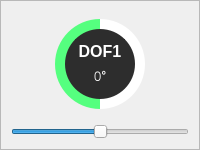
                         <widget class="QFrame" name="frame_12">
                          <property name="sizePolicy">
                           <sizepolicy hsizetype="Preferred" vsizetype="Fixed">
                            <horstretch>0</horstretch>
                            <verstretch>0</verstretch>
                           </sizepolicy>
                          </property>
                          <property name="minimumSize">
                           <size>
                            <width>0</width>
                            <height>150</height>
                           </size>
                          </property>
                          <property name="frameShape">
                           <enum>QFrame::StyledPanel</enum>
                          </property>
                          <property name="frameShadow">
                           <enum>QFrame::Raised</enum>
                          </property>
                          <layout class="QVBoxLayout" name="verticalLayout_16">
                           <property name="leftMargin">
                            <number>10</number>
                           </property>
                           <property name="topMargin">
                            <number>10</number>
                           </property>
                           <property name="rightMargin">
                            <number>10</number>
                           </property>
                           <property name="bottomMargin">
                            <number>10</number>
                           </property>
                           <item>
                            <widget class="QFrame" name="circularProgressBar_Main">
                             <property name="styleSheet">
                              <string notr="true">background-color: none;</string>
                             </property>
                             <property name="frameShape">
                              <enum>QFrame::NoFrame</enum>
                             </property>
                             <property name="frameShadow">
                              <enum>QFrame::Raised</enum>
                             </property>
                             <layout class="QHBoxLayout" name="horizontalLayout_13">
                              <property name="spacing">
                               <number>0</number>
                              </property>
                              <property name="leftMargin">
                               <number>0</number>
                              </property>
                              <property name="topMargin">
                               <number>0</number>
                              </property>
                              <property name="rightMargin">
                               <number>0</number>
                              </property>
                              <property name="bottomMargin">
                               <number>0</number>
                              </property>
                              <item>
                               <widget class="QFrame" name="circularProgress1">
                                <property name="sizePolicy">
                                 <sizepolicy hsizetype="Preferred" vsizetype="Preferred">
                                  <horstretch>80</horstretch>
                                  <verstretch>80</verstretch>
                                 </sizepolicy>
                                </property>
                                <property name="minimumSize">
                                 <size>
                                  <width>90</width>
                                  <height>90</height>
                                 </size>
                                </property>
                                <property name="maximumSize">
                                 <size>
                                  <width>90</width>
                                  <height>90</height>
                                 </size>
                                </property>
                                <property name="styleSheet">
                                 <string notr="true">QFrame{
	border-radius: 45px;	
	background-color: qconicalgradient(cx:0.5, cy:0.5, angle:270, stop:0.5 rgba(85,    255, 127, 255), stop:0.499 rgba(255, 255, 255, 255));
}</string>
                                </property>
                                <property name="frameShape">
                                 <enum>QFrame::NoFrame</enum>
                                </property>
                                <property name="frameShadow">
                                 <enum>QFrame::Raised</enum>
                                </property>
                                <layout class="QVBoxLayout" name="verticalLayout_15">
                                 <property name="leftMargin">
                                  <number>10</number>
                                 </property>
                                 <property name="topMargin">
                                  <number>10</number>
                                 </property>
                                 <property name="rightMargin">
                                  <number>10</number>
                                 </property>
                                 <property name="bottomMargin">
                                  <number>10</number>
                                 </property>
                                 <item>
                                  <widget class="QFrame" name="circularContainer">
                                   <property name="minimumSize">
                                    <size>
                                     <width>70</width>
                                     <height>70</height>
                                    </size>
                                   </property>
                                   <property name="maximumSize">
                                    <size>
                                     <width>70</width>
                                     <height>70</height>
                                    </size>
                                   </property>
                                   <property name="baseSize">
                                    <size>
                                     <width>0</width>
                                     <height>0</height>
                                    </size>
                                   </property>
                                   <property name="styleSheet">
                                    <string notr="true">QFrame{
	border-radius: 35px;	
	background-color: rgb(45, 45, 45);
}</string>
                                   </property>
                                   <property name="frameShape">
                                    <enum>QFrame::StyledPanel</enum>
                                   </property>
                                   <property name="frameShadow">
                                    <enum>QFrame::Raised</enum>
                                   </property>
                                   <layout class="QVBoxLayout" name="verticalLayout_14">
                                    <property name="spacing">
                                     <number>0</number>
                                    </property>
                                    <property name="leftMargin">
                                     <number>10</number>
                                    </property>
                                    <property name="topMargin">
                                     <number>10</number>
                                    </property>
                                    <property name="rightMargin">
                                     <number>10</number>
                                    </property>
                                    <property name="bottomMargin">
                                     <number>10</number>
                                    </property>
                                    <item>
                                     <widget class="QLabel" name="label_2">
                                      <property name="font">
                                       <font>
                                        <family>MS Shell Dlg 2</family>
                                        <pointsize>12</pointsize>
                                        <weight>9</weight>
                                        <italic>false</italic>
                                        <bold>false</bold>
                                       </font>
                                      </property>
                                      <property name="styleSheet">
                                       <string notr="true">font: 75 12pt &quot;MS Shell Dlg 2&quot;;
color: rgb(255, 255, 255);</string>
                                      </property>
                                      <property name="text">
                                       <string>&lt;html&gt;&lt;head/&gt;&lt;body&gt;&lt;p align=&quot;center&quot;&gt;&lt;span style=&quot; font-weight:600;&quot;&gt;DOF1&lt;/span&gt;&lt;/p&gt;&lt;/body&gt;&lt;/html&gt;</string>
                                      </property>
                                     </widget>
                                    </item>
                                    <item>
                                     <widget class="QLabel" name="labelPercentage1">
                                      <property name="font">
                                       <font>
                                        <family>Roboto Thin</family>
                                        <pointsize>68</pointsize>
                                       </font>
                                      </property>
                                      <property name="styleSheet">
                                       <string notr="true">background-color: none;
color: #FFFFFF</string>
                                      </property>
                                      <property name="text">
                                       <string>&lt;html&gt;&lt;head/&gt;&lt;body&gt;&lt;p align=&quot;center&quot;&gt;&lt;span style=&quot; font-size:10pt; font-weight:600;&quot;&gt;0°&lt;/span&gt;&lt;/p&gt;&lt;/body&gt;&lt;/html&gt;</string>
                                      </property>
                                      <property name="alignment">
                                       <set>Qt::AlignCenter</set>
                                      </property>
                                     </widget>
                                    </item>
                                   </layout>
                                  </widget>
                                 </item>
                                </layout>
                               </widget>
                              </item>
                             </layout>
                            </widget>
                           </item>
                           <item>
                            <widget class="QSlider" name="S1">
                             <property name="styleSheet">
                              <string notr="true"/>
                             </property>
                             <property name="minimum">
                              <number>-18500</number>
                             </property>
                             <property name="maximum">
                              <number>18500</number>
                             </property>
                             <property name="pageStep">
                              <number>10</number>
                             </property>
                             <property name="orientation">
                              <enum>Qt::Horizontal</enum>
                             </property>
                            </widget>
                           </item>
                          </layout>
                         </widget>
